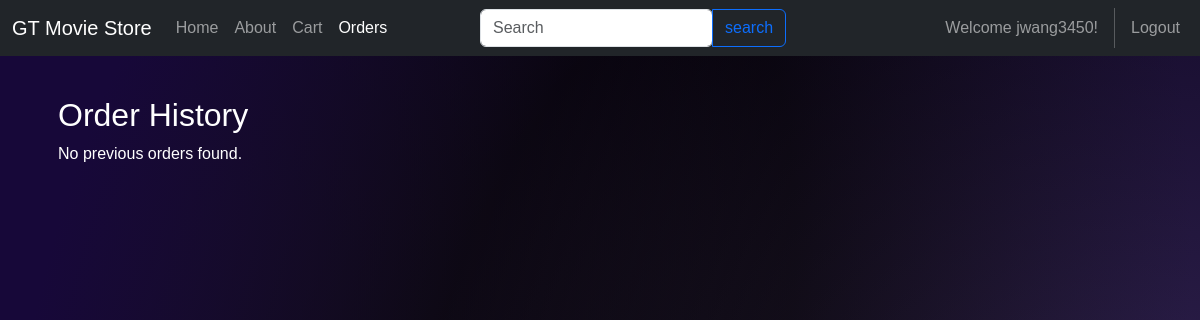
The app's page /cart/orders/ (signed in), older data.
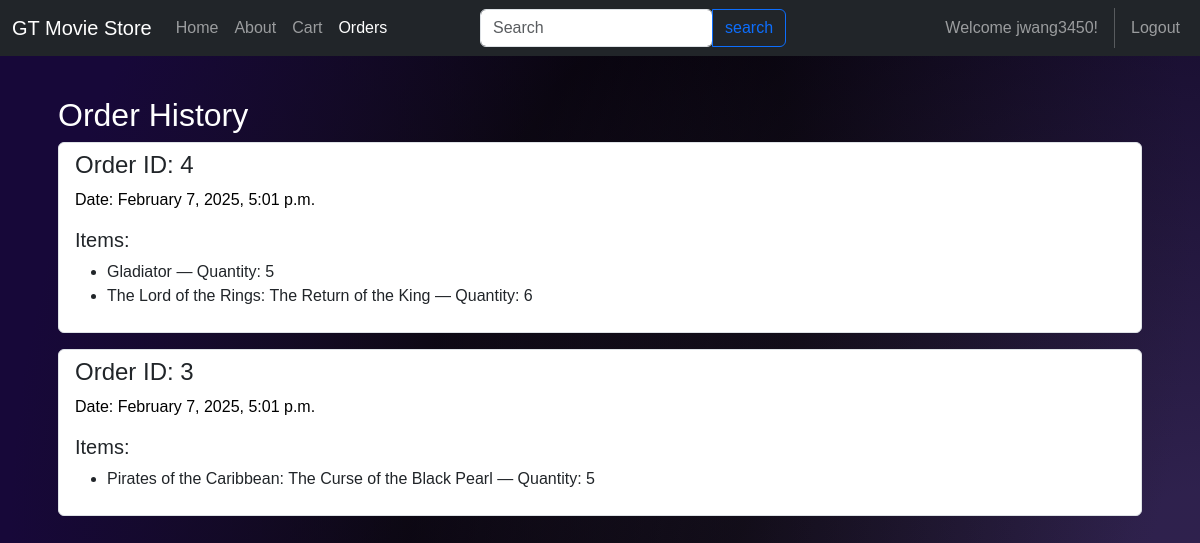
The same page, newer data.
### dashboard/models.py (models this page shows, shortened)
class Order(models.Model):
    id = models.AutoField(primary_key=True)
    date = models.DateTimeField(auto_now_add=True)
    user = models.ForeignKey(User, on_delete=models.CASCADE)
    def __str__(self):
        return str(self.id) + ' - ' + str(self.user.username)

class OrderItem(models.Model):
    id = models.AutoField(primary_key=True)
    order = models.ForeignKey(Order, on_delete=models.CASCADE)
    movie = models.ForeignKey(Movie, on_delete=models.CASCADE)
    quantity = models.IntegerField(default=1)

class Movie(models.Model):
    id = models.AutoField(primary_key=True)
    title = models.CharField(max_length=100)
    description = models.TextField()
    image = models.ImageField(upload_to=movie_image_path)
    release_date = models.DateField()
    price = 16

### cart/views.py (the view)
# urls.py: path('orders/', views.orders, name='cart.orders'),
@login_required
def orders(request):
    user_orders = Order.objects.filter(user=request.user).order_by('-date')
    print(user_orders)
    return render(request, 'cart/orders.html', {'orders': user_orders})

### cart/templates/cart/orders.html
{% extends 'base.html' %}
{% block content %}
<div class="p-3">
  <h2
    style="color:white"
  >Order History</h2>
  {% if orders %}
    <div class="list-group">
      {% for order in orders %}
      <div class="list-group-item mb-3 border rounded">
        <h4>Order ID: {{ order.id }}</h4>
        <p
                style="color: black"
        >Date: {{ order.date|date:"F j, Y, g:i a" }}</p>
        <h5>Items:</h5>
        <ul>
          {% for item in order.orderitem_set.all %}
          <li>{{ item.movie.title }} — Quantity: {{ item.quantity }}</li>
          {% endfor %}
        </ul>
      </div>
      {% endfor %}
    </div>
  {% else %}
    <p>No previous orders found.</p>
  {% endif %}
</div>
{% endblock content %}

### templates/base.html (shortened to what this page needs)
<!DOCTYPE html>
<html lang="en">
<head>
    <link href="https://cdn.jsdelivr.net/npm/bootstrap@5.3.3/dist/css/bootstrap.min.css" rel="stylesheet">
</head>
<body>
    {% include 'navbar.html' %}
    <div class="container mt-4">
        {% block content %}
        {% endblock %}
    </div>
</body>
</html>

### templates/navbar.html (shortened to what this page needs)
<nav class="navbar navbar-expand-lg navbar-dark bg-dark">
    <div class="container-fluid">
        <a class="navbar-brand" href="/">GT Movie Store</a>
        <div class="collapse navbar-collapse" id="navbarNav">
            <ul class="navbar-nav me-auto">
                <li class="nav-item">
                    <a class="nav-link {% if request.path == '/' %}active{% endif %}" aria-current="page" href="/">Home</a>
                </li>
                <li class="nav-item">
                    <a class="nav-link {% if request.path == '/about/' %}active{% endif %}" href="/about">About</a>
                </li>
                <li class="nav-item">
                    <a class="nav-link {% if request.path == '/cart/' %}active{% endif %}"
              href="{% url 'cart.index' %}">Cart</a>
                </li>
                <li class="nav-item">
                    <a class="nav-link {% if request.path == '/cart/orders/' %}active{% endif %}" href="{% url 'cart.orders' %}">Orders</a>
                </li>
            </ul>
            <div style = "position:absolute; left: 40%;">
                <form method="GET" action="{% url 'search' %}">
                    <div class="input-group" style="margin:0 auto">
                        <input type="search" name = "search-input" class="form-control rounded" placeholder="Search" aria-label="Search" aria-describedby="search-addon" />
                        <button id = "search-button" type="submit" class="btn btn-outline-primary" data-mdb-ripple-init>search</button>
                    </div>
                </form>
            </div>
            <ul class="navbar-nav ms-auto">
               {% if user.is_authenticated %}
                <a class="nav-link">Welcome {{ user.username }}!</a>
                <a class="nav-link" href="{% url 'accounts.logout' %}">Logout</a>
                {% endif %}
            </ul>
        </div>
    </div>
</nav>

### templates/base.html (style rules this page uses)
body { font-family: Arial, sans-serif; background: radial-gradient(circle at 100% 70%, rgba(255, 255, 255, 0.1) 5%, rgba(0, 0, 0, 0.4) 60%, #170839 90%), radial-gradient(circle at 0% 30%, rgba(255, 255, 255, 0.1) 5%, rgba(0, 0, 0, 0.4) 60%, #170839 90%), #0e031e; background-attachment: fixed; min-height: 100vh; margin: 0; }
nav { color: white; padding: 1rem; text-align: center; }
@media (min-width: 700px) { p { font-size: 100%; color: white; } }

Row changes from the older to the newer data that the page shows:
added Order: id "4", date "February 7, 2025, 5:01 p.m."
added OrderItem: movie "Gladiator", quantity "5", shown under "4"
added OrderItem: movie "The Lord of the Rings: The Return of the King", quantity "6", shown under "4"
added Order: id "3", date "February 7, 2025, 5:01 p.m."
added OrderItem: movie "Pirates of the Caribbean: The Curse of the Black Pearl", quantity "5", shown under "3"
Text that changed along with them:
text no longer shown: "No previous orders found."
